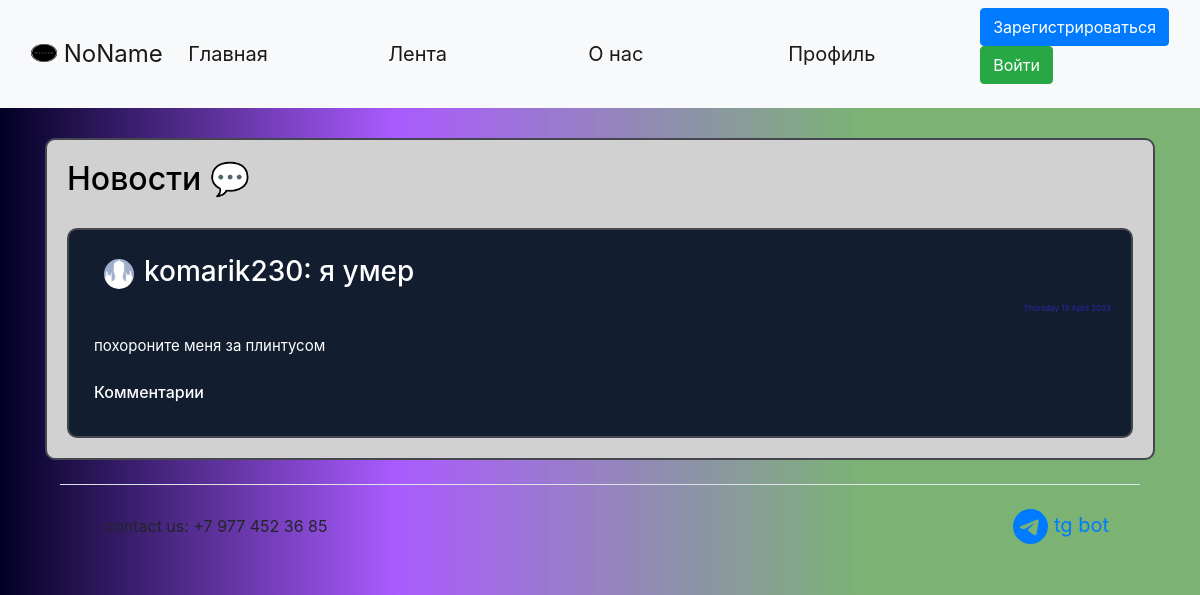
The app's page /news, older data.
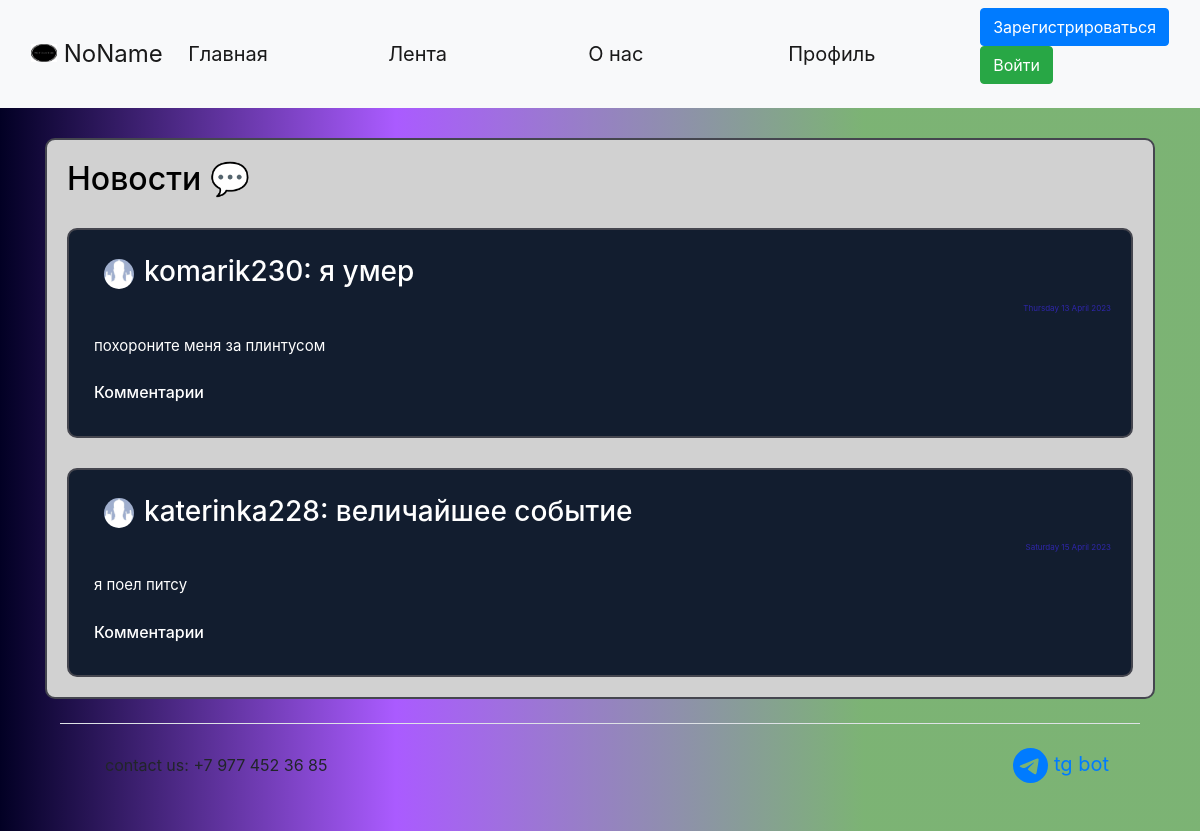
The same page, newer data.
### data/users.py (models this page shows, shortened)
class User(SqlAlchemyBase, UserMixin):
    __tablename__ = 'users'
    id = sqlalchemy.Column(sqlalchemy.Integer,
                           primary_key=True, autoincrement=True)
    name = sqlalchemy.Column(sqlalchemy.String)
    surname = sqlalchemy.Column(sqlalchemy.String)
    nickname = sqlalchemy.Column(sqlalchemy.String)
    age = sqlalchemy.Column(sqlalchemy.Integer)
    status = sqlalchemy.Column(sqlalchemy.String)
    about = sqlalchemy.Column(sqlalchemy.String)
    email = sqlalchemy.Column(sqlalchemy.String, unique=True)
    hashed_password = sqlalchemy.Column(sqlalchemy.String)
    modified_date = sqlalchemy.Column(sqlalchemy.DateTime, default=datetime.datetime.now)
    city_from = sqlalchemy.Column(sqlalchemy.String)
    habit = sqlalchemy.Column(sqlalchemy.String)  # id_1;id_2
    habits = orm.relation("Habits", back_populates='user')
    news = orm.relation("News", back_populates='user')
    comments = orm.relation("Comments", back_populates='user')

### data/news.py (models this page shows)
class News(SqlAlchemyBase, UserMixin):
    __tablename__ = 'news'
    id = sqlalchemy.Column(sqlalchemy.Integer,
                           primary_key=True, autoincrement=True)
    title = sqlalchemy.Column(sqlalchemy.String)
    content = sqlalchemy.Column(sqlalchemy.String)
    created_date = sqlalchemy.Column(sqlalchemy.DateTime,
                                     default=datetime.datetime.now)
    user_id = sqlalchemy.Column(sqlalchemy.Integer,
                                sqlalchemy.ForeignKey("users.id"))
    comms = sqlalchemy.Column(sqlalchemy.String)
    user = orm.relation('User')

### main.py (the view)
@app.route("/news", methods=['GET', 'POST'])
def news():
    db_sess = db_session.create_session()
    rec_news = db_sess.query(News).all()
    top_news = []
    news_index = 0
    path = 'static/img/users_photo/default.jpg'
    for news in rec_news:
        path = ''
        news_index += 1
        creator_nickname = (db_sess.query(User).filter(User.id == news.user_id).first()).nickname
        for images in os.listdir('static/img/users_photo'):
            if images.split('.')[0] == creator_nickname:
                path = 'static/img/users_photo/' + images
        if path == '':
            path = 'static/img/users_photo/default.jpg'
        comments = []
        if news.comms:
            if ';' in news.comms:
                for com_id in news.comms.split(';'):
                    comments.append(db_sess.query(Comments).filter(Comments.id == com_id).first())
            elif len(news.comms) == 1:
                com_id = news.comms
                comments = [db_sess.query(Comments).filter(Comments.id == com_id).first()]
        else:
            comments = []
        if len(comments) > 1:
            comments = sorted(comments, key=lambda x: x.created_date)
        comments_main = []
        for com in comments:
            comentor_nickname = db_sess.query(User).filter(User.id == com.user_id).first().nickname
            comments_main.append({'id': com.id,
                                  'content': com.content,
                                  'created_date': com.created_date.strftime("%A %d %B %Y"),
                                  'creator': comentor_nickname})
        comments = comments_main
        top_news.append({'id': news.id,
                         'title': news.title,
                         'content': news.content,
                         'created_date': news.created_date.strftime("%A %d %B %Y"),
                         'comms': comments,
                         'creator': creator_nickname,
                         'path': path})
    return render_template("news.html", top_news=top_news, path=path, random_id=random.randint(1, 2 ** 16),
                           title='Лента')

### data/db_session.py (called while the page is built)
def create_session() -> Session:
    global __factory
    return __factory()

### templates/news.html (shortened to what this page needs)
{% extends "base.html" %}
{% block content %}
<div class="page_border" style="color: black !important;">
    <h2>Новости &#128172;</h2>
    {% for new in top_news%}
    <div class="page_border" style="background-color: #121d2f !important;">
        <div class="menu_item">
            <h3><a><a><img
                    src={{new['path']}}?dummy={{random_id}} alt="avatar"
                    class="round_avatar"></a></a>{{new['creator']}}: {{new['title']}} </h3>
        </div>
        <div class="reposts">
            <p>{{new['created_date']}}</p>
        </div>
        <div class="menu_item">
            <p>{{new['content']}}</p>
        </div>
        <div class="menu_item">
            <h6>Комментарии
            </h6>
        </div>
    </div>
    {% endfor %}
</div>
{% endblock %}

### templates/base.html (shortened to what this page needs)
<!doctype html>
<html lang="en">
<head>
    <link rel="stylesheet" href="/static/css/style.css?random()">
    <link rel="stylesheet"
          href="https://stackpath.bootstrapcdn.com/bootstrap/4.4.1/css/bootstrap.min.css"
>
</head>
<body>
<header>
    <nav class="navbar navbar-expand-lg navbar-light bg-light">
        <div class="container-fluid">
            <a class="navbar-brand" style="width: 250px;" href="/">
                <img src="/static/img/logo.png" alt="" width="26" height="18"
                     class="d-inline-block text-align-center" style="margin-bottom:5px;">
                NoName
            </a>
            <div class="collapse navbar-collapse">
                <ul class="mx-auto navbar-nav">
                    <li class="nav-item">
                        <a class="nav-link active" style="width: 200px;" aria-current="page" href="/">Главная</a>
                    </li>
                    <li class="nav-item">
                        <a class="nav-link active" style="width: 200px;" href="/news">Лента</a>
                    </li>
                    <li class="nav-item">
                        <a class="nav-link active" style="width: 200px;" href="/info">О нас</a>
                    </li>
                    <li class="nav-item">
                        <a class="nav-link active" style="width: 200px;" href="/office">Профиль</a>
                </ul>
                {% if current_user.is_authenticated %}
                <a class="navbar-brand" href="/logout">{{current_user.nickname}}</a>
                {% else %}
                <p>
                    <a class="btn btn-primary " href="/register">Зарегистрироваться</a>
                    <a class="btn btn-success" href="/login">Войти</a>
                </p>
                {% endif %}
            </div>
        </div>
    </nav>
</header>
<main role="main" class="container">
    {% block content %}{% endblock %}
       <div class="container">
  <footer class="d-flex flex-wrap justify-content-between align-items-center py-3 my-4 border-top">
    <div class="col-md-4 d-flex align-items-center">
      <a href="/" class="mb-3 me-2 mb-md-0 text-body-secondary text-decoration-none lh-1">
        <svg class="bi" width="30" height="24"><use xlink:href="#bootstrap"></use></svg>
      </a>
      <span class="mb-3 mb-md-0 text-body-secondary">contact us: +7 977 452 36 85</span>
    </div>
    <ul class="nav col-md-4 justify-content-end list-unstyled d-flex">
        <li class="nav-item"><a href="#" class="nav-link active" aria-current="page">
        tg bot</a></li>
    </ul>
  </footer>
    </div>
</main>
</body>
</html>

### static/css/style.css (style rules this page uses)
body { // color: black; background: rgb(2,0,36); background: linear-gradient(90deg, rgba(2,0,36,1) 0%, rgba(123,0,255,0.644782913165266) 33%, rgba(23,121,9,0.5635504201680672) 72%); }
.nav-item { color: white; font-weight: 400; font-size: 20px !important; }
.navbar-brand { font-size: 24px !important; }
.page_border { background-color: #d1d1d1 !important; color: white !important; border: 2px solid #45464F; border-radius: 10px; padding: 20px !important; margin: 0 auto; margin-top: 30px; }
.menu_item { padding: 5px !important; font-size: 15px !important; }
.reposts { color: #2f26ab !important; font-size: 8px !important; text-align: right; }
.round_avatar { margin-left:10px; margin-right:10px; width: 30px !important; height: 30px !important; border-radius: 50px !important; }
.col-md-4 { display: inline-block; }
.page_border { color: black; }

Row changes from the older to the newer data that the page shows:
added User: creator "katerinka228"
added News: title "величайшее событие", content "я поел питсу"
Text that changed along with them:
new list line: ": Saturday 15 April 2023 Комментарии"
